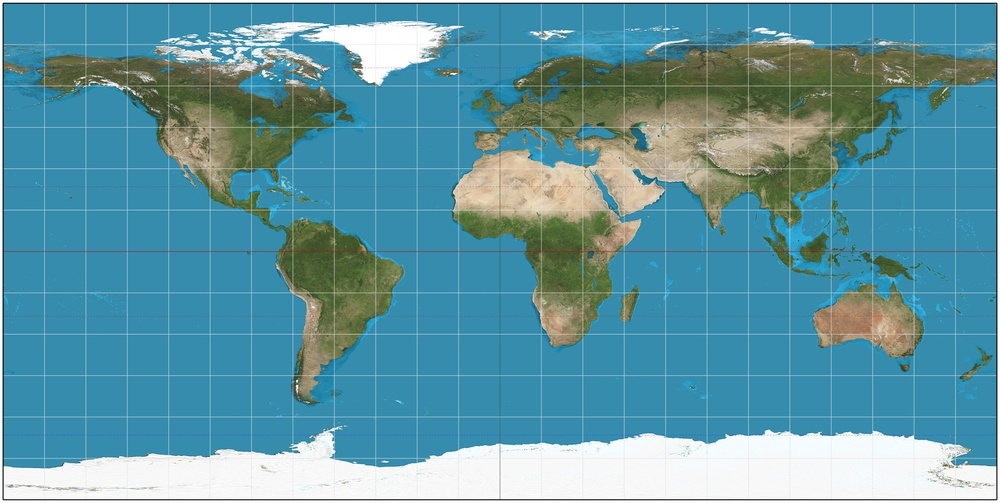
#> input picture scientific_computing/puzzle/puzzle_12/img.jpg, 1000 x 503 px, shrunk from 2058 x 1036 before the run
$ python example.py
#> lines starting #> are read from the running program, lines starting #| are printed output that depends on the picture
import numpy as np
import matplotlib.pyplot as plt

def potential(x_0, y_0):
    x = np.linspace(-24-x_0, 24-x_0, 24)
    y = np.linspace(-12-y_0, 12-y_0, 12)
    xx, yy = np.meshgrid(x, y)
    return 1/(np.sqrt(xx**2+yy**2))

img = plt.imread('img.jpg')
#> img is the input picture: shape (503, 1000, 3); mean R, G, B 95.1, 150.3, 163.2
for i in range(100):
    plt.imshow(img, extent = (-24, 24, -12, 12))
    plt.contour(potential(-10 + 2*i, 2) + potential(-2,-2), cmap = 'summer', extent = (-24, 24, -12, 12), alpha = 0.5,)
    plt.pause(0.1)
    plt.clf()
#> this loop made 100 passes
#> pass 1, `plt.pause(0.1)`:
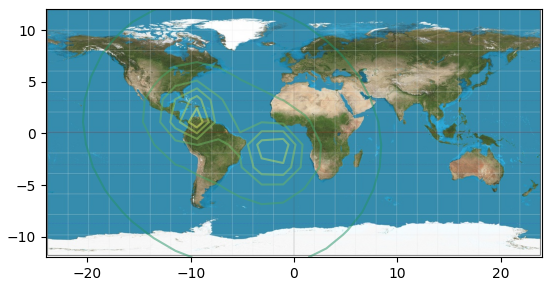
#> figure drawn by matplotlib, 1 panel
#> pass 2, `plt.pause(0.1)`:
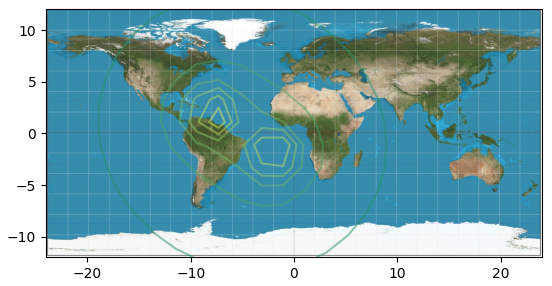
#> figure drawn by matplotlib, 1 panel
plt.show()
